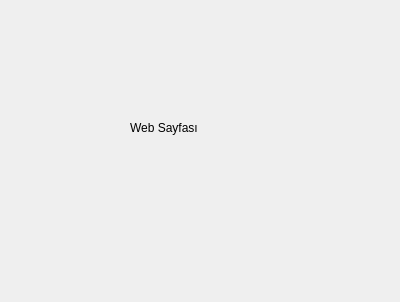
<?xml version="1.0" encoding="UTF-8"?>
<ui version="4.0">
 <class>Web_Sayfasi</class>
 <widget class="QWidget" name="Web_Sayfasi">
  <property name="geometry">
   <rect>
    <x>0</x>
    <y>0</y>
    <width>400</width>
    <height>302</height>
   </rect>
  </property>
  <property name="windowTitle">
   <string>Form</string>
  </property>
  <widget class="QLabel" name="label">
   <property name="geometry">
    <rect>
     <x>130</x>
     <y>120</y>
     <width>81</width>
     <height>16</height>
    </rect>
   </property>
   <property name="text">
    <string>Web Sayfası</string>
   </property>
  </widget>
 </widget>
 <resources/>
 <connections/>
</ui>
